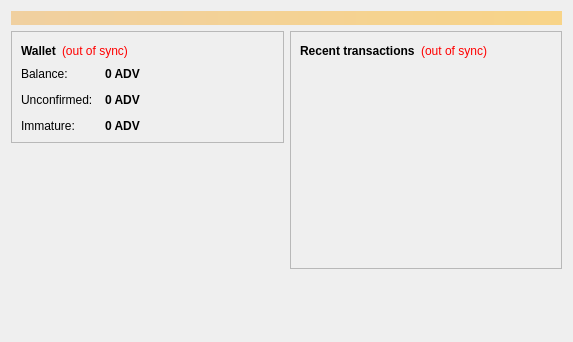
<?xml version="1.0" encoding="UTF-8"?>
<ui version="4.0">
 <class>OverviewPage</class>
 <widget class="QWidget" name="OverviewPage">
  <property name="geometry">
   <rect>
    <x>0</x>
    <y>0</y>
    <width>573</width>
    <height>342</height>
   </rect>
  </property>
  <property name="windowTitle">
   <string>Form</string>
  </property>
  <layout class="QVBoxLayout" name="topLayout">
   <item>
    <widget class="QLabel" name="labelAlerts">
     <property name="visible">
      <bool>false</bool>
     </property>
     <property name="styleSheet">
      <string notr="true">background-color: qlineargradient(x1: 0, y1: 0, x2: 1, y2: 0, stop:0 #F0D0A0, stop:1 #F8D488); color:#000000;</string>
     </property>
     <property name="wordWrap">
      <bool>true</bool>
     </property>
     <property name="margin">
      <number>3</number>
     </property>
    </widget>
   </item>
   <item>
    <layout class="QHBoxLayout" name="horizontalLayout" stretch="1,1">
     <item>
      <layout class="QVBoxLayout" name="verticalLayout_2">
       <item>
        <widget class="QFrame" name="frame">
         <property name="frameShape">
          <enum>QFrame::StyledPanel</enum>
         </property>
         <property name="frameShadow">
          <enum>QFrame::Raised</enum>
         </property>
         <layout class="QVBoxLayout" name="verticalLayout_4">
          <item>
           <layout class="QHBoxLayout" name="horizontalLayout_4">
            <item>
             <widget class="QLabel" name="label_5">
              <property name="font">
               <font>
                <weight>75</weight>
                <bold>true</bold>
               </font>
              </property>
              <property name="text">
               <string>Wallet</string>
              </property>
             </widget>
            </item>
            <item>
             <widget class="QLabel" name="labelWalletStatus">
              <property name="toolTip">
               <string>The displayed information may be out of date. Your wallet automatically synchronizes with the Advantage network after a connection is established, but this process has not completed yet.</string>
              </property>
              <property name="styleSheet">
               <string notr="true">QLabel { color: red; }</string>
              </property>
              <property name="text">
               <string notr="true">(out of sync)</string>
              </property>
              <property name="alignment">
               <set>Qt::AlignLeading|Qt::AlignLeft|Qt::AlignVCenter</set>
              </property>
             </widget>
            </item>
            <item>
             <spacer name="horizontalSpacer_2">
              <property name="orientation">
               <enum>Qt::Horizontal</enum>
              </property>
              <property name="sizeHint" stdset="0">
               <size>
                <width>40</width>
                <height>20</height>
               </size>
              </property>
             </spacer>
            </item>
           </layout>
          </item>
          <item>
           <layout class="QFormLayout" name="formLayout_2">
            <property name="fieldGrowthPolicy">
             <enum>QFormLayout::AllNonFixedFieldsGrow</enum>
            </property>
            <property name="horizontalSpacing">
             <number>12</number>
            </property>
            <property name="verticalSpacing">
             <number>12</number>
            </property>
            <item row="0" column="0">
             <widget class="QLabel" name="label">
              <property name="text">
               <string>Balance:</string>
              </property>
             </widget>
            </item>
            <item row="0" column="1">
             <widget class="QLabel" name="labelBalance">
              <property name="font">
               <font>
                <weight>75</weight>
                <bold>true</bold>
               </font>
              </property>
              <property name="cursor">
               <cursorShape>IBeamCursor</cursorShape>
              </property>
              <property name="toolTip">
               <string>Your current balance</string>
              </property>
              <property name="text">
               <string notr="true">0 ADV</string>
              </property>
              <property name="textInteractionFlags">
               <set>Qt::LinksAccessibleByMouse|Qt::TextSelectableByKeyboard|Qt::TextSelectableByMouse</set>
              </property>
             </widget>
            </item>
            <item row="1" column="0">
             <widget class="QLabel" name="label_3">
              <property name="text">
               <string>Unconfirmed:</string>
              </property>
             </widget>
            </item>
            <item row="1" column="1">
             <widget class="QLabel" name="labelUnconfirmed">
              <property name="font">
               <font>
                <weight>75</weight>
                <bold>true</bold>
               </font>
              </property>
              <property name="cursor">
               <cursorShape>IBeamCursor</cursorShape>
              </property>
              <property name="toolTip">
               <string>Total of transactions that have yet to be confirmed, and do not yet count toward the current balance</string>
              </property>
              <property name="text">
               <string notr="true">0 ADV</string>
              </property>
              <property name="textInteractionFlags">
               <set>Qt::LinksAccessibleByMouse|Qt::TextSelectableByKeyboard|Qt::TextSelectableByMouse</set>
              </property>
             </widget>
            </item>
            <item row="2" column="0">
             <widget class="QLabel" name="labelImmatureText">
              <property name="text">
               <string>Immature:</string>
              </property>
             </widget>
            </item>
            <item row="2" column="1">
             <widget class="QLabel" name="labelImmature">
              <property name="font">
               <font>
                <weight>75</weight>
                <bold>true</bold>
               </font>
              </property>
              <property name="toolTip">
               <string>Mined balance that has not yet matured</string>
              </property>
              <property name="text">
               <string notr="true">0 ADV</string>
              </property>
              <property name="textInteractionFlags">
               <set>Qt::LinksAccessibleByMouse|Qt::TextSelectableByKeyboard|Qt::TextSelectableByMouse</set>
              </property>
             </widget>
            </item>
           </layout>
          </item>
         </layout>
        </widget>
       </item>
       <item>
        <spacer name="verticalSpacer">
         <property name="orientation">
          <enum>Qt::Vertical</enum>
         </property>
         <property name="sizeHint" stdset="0">
          <size>
           <width>20</width>
           <height>40</height>
          </size>
         </property>
        </spacer>
       </item>
      </layout>
     </item>
     <item>
      <layout class="QVBoxLayout" name="verticalLayout_3">
       <item>
        <widget class="QFrame" name="frame_2">
         <property name="frameShape">
          <enum>QFrame::StyledPanel</enum>
         </property>
         <property name="frameShadow">
          <enum>QFrame::Raised</enum>
         </property>
         <layout class="QVBoxLayout" name="verticalLayout">
          <item>
           <layout class="QHBoxLayout" name="horizontalLayout_2">
            <item>
             <widget class="QLabel" name="label_4">
              <property name="text">
               <string>&lt;b&gt;Recent transactions&lt;/b&gt;</string>
              </property>
             </widget>
            </item>
            <item>
             <widget class="QLabel" name="labelTransactionsStatus">
              <property name="toolTip">
               <string>The displayed information may be out of date. Your wallet automatically synchronizes with the Advantage network after a connection is established, but this process has not completed yet.</string>
              </property>
              <property name="styleSheet">
               <string notr="true">QLabel { color: red; }</string>
              </property>
              <property name="text">
               <string notr="true">(out of sync)</string>
              </property>
              <property name="alignment">
               <set>Qt::AlignRight|Qt::AlignTrailing|Qt::AlignVCenter</set>
              </property>
             </widget>
            </item>
            <item>
             <spacer name="horizontalSpacer">
              <property name="orientation">
               <enum>Qt::Horizontal</enum>
              </property>
              <property name="sizeHint" stdset="0">
               <size>
                <width>40</width>
                <height>20</height>
               </size>
              </property>
             </spacer>
            </item>
           </layout>
          </item>
          <item>
           <widget class="QListView" name="listTransactions">
            <property name="styleSheet">
             <string notr="true">QListView { background: transparent; }</string>
            </property>
            <property name="frameShape">
             <enum>QFrame::NoFrame</enum>
            </property>
            <property name="verticalScrollBarPolicy">
             <enum>Qt::ScrollBarAlwaysOff</enum>
            </property>
            <property name="horizontalScrollBarPolicy">
             <enum>Qt::ScrollBarAlwaysOff</enum>
            </property>
            <property name="selectionMode">
             <enum>QAbstractItemView::NoSelection</enum>
            </property>
           </widget>
          </item>
         </layout>
        </widget>
       </item>
       <item>
        <spacer name="verticalSpacer_2">
         <property name="orientation">
          <enum>Qt::Vertical</enum>
         </property>
         <property name="sizeHint" stdset="0">
          <size>
           <width>20</width>
           <height>40</height>
          </size>
         </property>
        </spacer>
       </item>
      </layout>
     </item>
    </layout>
   </item>
  </layout>
 </widget>
 <resources/>
 <connections/>
</ui>
